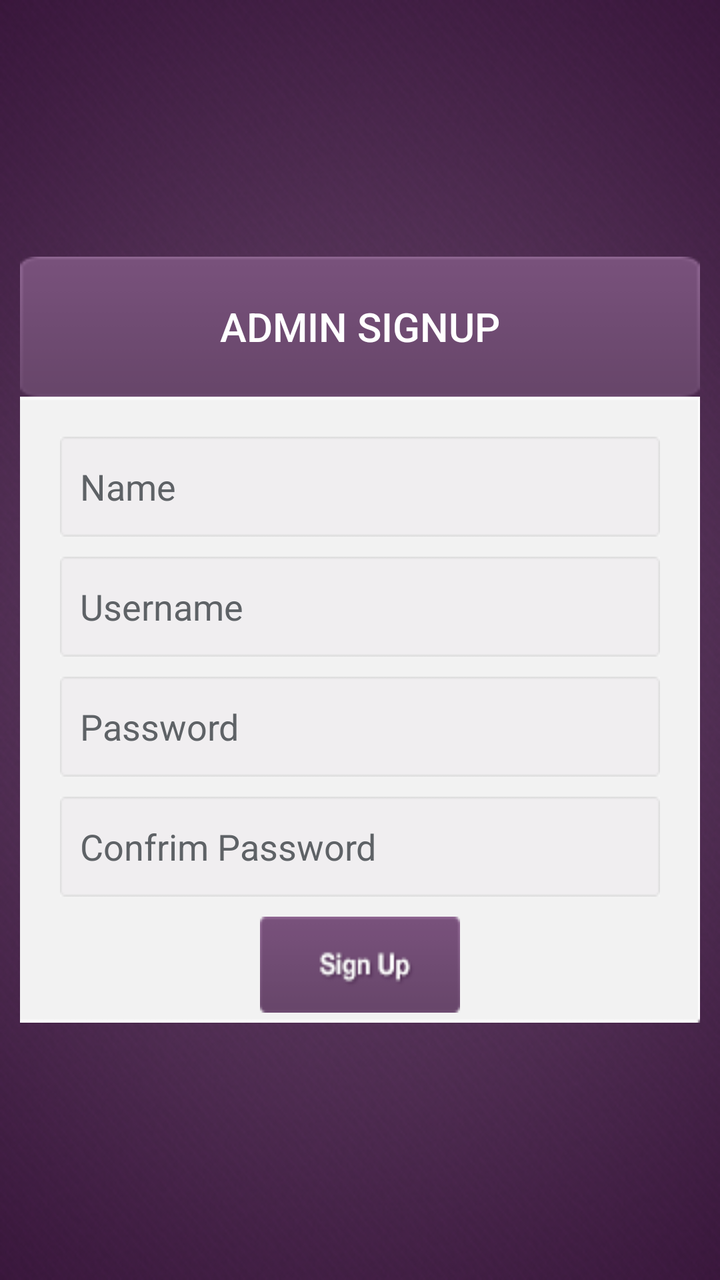
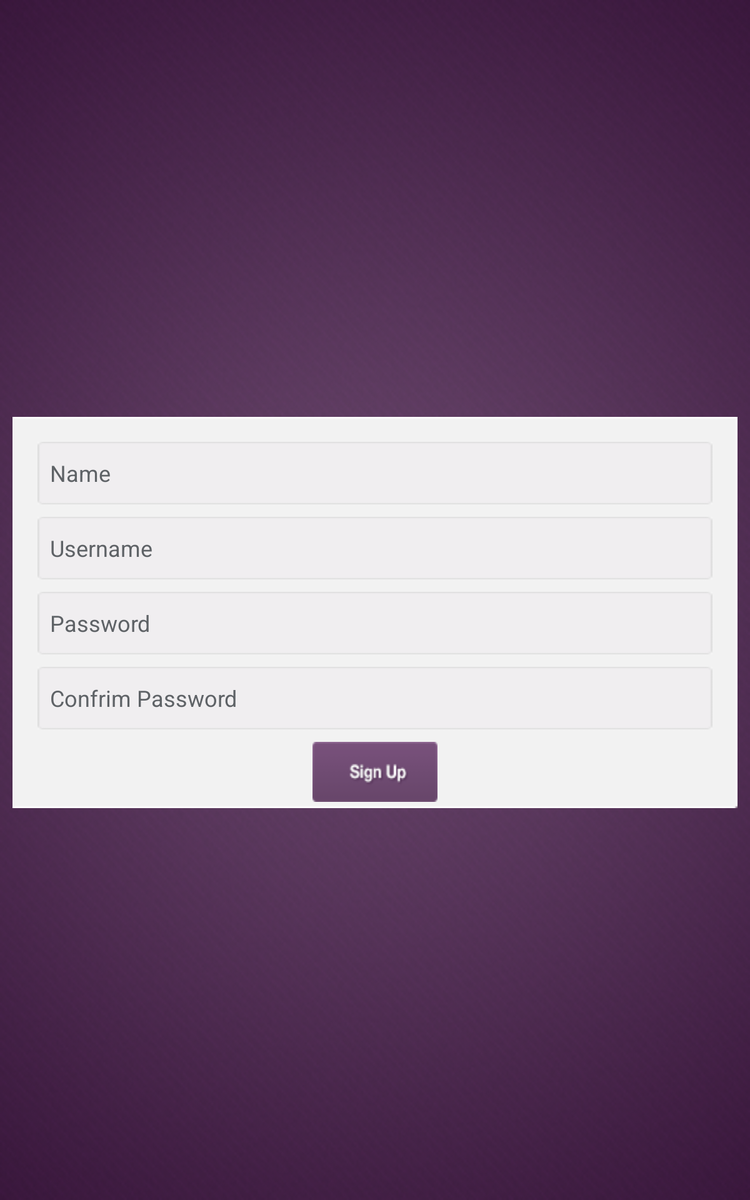

First picture: res/layout/ on a phone held upright. Second picture: the repository's own variant of that layout, on a device whose configuration matches the variant's folder. Source for both follows.
<!-- AndroidManifest.xml: application theme AppTheme -->
<!-- res/layout/activity_admin_signup.xml -->
<?xml version="1.0" encoding="utf-8"?>
<LinearLayout xmlns:android="http://schemas.android.com/apk/res/android"
    android:layout_width="fill_parent"
    android:layout_height="fill_parent"
    android:background="@drawable/back"
    android:gravity="center"
    android:orientation="vertical"
    android:padding="10dp">
    <Button
        android:layout_width="fill_parent"
        android:layout_height="70dp"
        android:background="@drawable/nbackground"
        android:text="Admin Signup"
        android:textColor="#ffffff"
        android:textSize="20sp" />
    <LinearLayout
        android:layout_width="fill_parent"
        android:layout_height="wrap_content"
        android:layout_gravity="center"

        android:background="@drawable/loginbackground"
        android:orientation="vertical"
        android:paddingLeft="20dp"
        android:paddingRight="20dp">


        <EditText
            android:id="@+id/name"
            android:layout_width="fill_parent"
            android:layout_height="wrap_content"
            android:layout_marginBottom="10dp"
            android:layout_marginTop="20dp"
            android:background="@drawable/emptyeditbox"
            android:hint="Name"
            android:inputType="textEmailAddress"
            android:padding="10dp"
            android:singleLine="true"
            android:textColor="@color/input_register"
            android:textColorHint="@color/input_register_hint" />


        <EditText
            android:id="@+id/username"
            android:layout_width="fill_parent"
            android:layout_height="wrap_content"
            android:layout_marginBottom="10dp"
            android:background="@drawable/emptyeditbox"
            android:hint="Username"
            android:inputType="textPassword"
            android:padding="10dp"
            android:singleLine="true"
            android:textColor="@color/input_register"
            android:textColorHint="@color/input_register_hint" />


        <EditText
            android:id="@+id/password"
            android:layout_width="fill_parent"
            android:layout_height="wrap_content"
            android:layout_marginBottom="10dp"
            android:background="@drawable/emptyeditbox"
            android:hint="Password"
            android:inputType="textPassword"
            android:padding="10dp"
            android:singleLine="true"
            android:textColor="@color/input_register"
            android:textColorHint="@color/input_register_hint" />


        <EditText
            android:id="@+id/confrimpass"
            android:layout_width="fill_parent"
            android:layout_height="wrap_content"
            android:layout_marginBottom="10dp"
            android:background="@drawable/emptyeditbox"
            android:hint="Confrim Password"
            android:inputType="textPassword"
            android:padding="10dp"
            android:singleLine="true"
            android:textColor="@color/input_register"
            android:textColorHint="@color/input_register_hint" />



        <Button
            android:id="@+id/btnRegister"
            android:layout_width="wrap_content"
            android:layout_height="wrap_content"

            android:layout_gravity="center_horizontal"
            android:layout_marginBottom="5dp"
            android:background="@drawable/signup"
            android:textColor="@color/white" />

        

    </LinearLayout>

</LinearLayout>
<!-- resources referenced by this layout -->
<resources>
  <color name="input_register">#888888</color>
  <color name="input_register_hint">#5e6266</color>
  <color name="white">#ffffff</color>
  <!-- drawable back: png bitmap (drawable, 182960 bytes) -->
  <!-- drawable emptyeditbox: png bitmap (drawable, 22927 bytes) -->
  <!-- drawable loginbackground: png bitmap (drawable, 23353 bytes) -->
  <!-- drawable nbackground: png bitmap (drawable, 23625 bytes) -->
  <!-- drawable signup: png bitmap (drawable, 24746 bytes) -->
  <style name="AppTheme" parent="Theme.AppCompat.Light.DarkActionBar">
          
      </style>
</resources>
<!-- res/layout-sw600dp/activity_admin_signup.xml (the repository's variant of the layout above) -->
<!-- drawn on a 7-inch tablet held upright -->
<?xml version="1.0" encoding="utf-8"?>
<LinearLayout xmlns:android="http://schemas.android.com/apk/res/android"
    android:layout_width="fill_parent"
    android:layout_height="fill_parent"
    android:background="@drawable/back"
    android:gravity="center"
    android:orientation="vertical"
    android:padding="10dp">

    <LinearLayout
        android:layout_width="fill_parent"
        android:layout_height="wrap_content"
        android:layout_gravity="center"
        android:layout_marginTop="20dp"
        android:background="@drawable/loginbackground"
        android:orientation="vertical"
        android:paddingLeft="20dp"
        android:paddingRight="20dp">


        <EditText
            android:id="@+id/name"
            android:layout_width="fill_parent"
            android:layout_height="wrap_content"
            android:layout_marginBottom="10dp"
            android:layout_marginTop="20dp"
            android:background="@drawable/emptyeditbox"
            android:hint="Name"
            android:inputType="textEmailAddress"
            android:padding="10dp"
            android:singleLine="true"
            android:textColor="@color/input_register"
            android:textColorHint="@color/input_register_hint" />


        <EditText
            android:id="@+id/username"
            android:layout_width="fill_parent"
            android:layout_height="wrap_content"
            android:layout_marginBottom="10dp"
            android:background="@drawable/emptyeditbox"
            android:hint="Username"
            android:inputType="textPassword"
            android:padding="10dp"
            android:singleLine="true"
            android:textColor="@color/input_register"
            android:textColorHint="@color/input_register_hint" />


        <EditText
            android:id="@+id/password"
            android:layout_width="fill_parent"
            android:layout_height="wrap_content"
            android:layout_marginBottom="10dp"
            android:background="@drawable/emptyeditbox"
            android:hint="Password"
            android:inputType="textPassword"
            android:padding="10dp"
            android:singleLine="true"
            android:textColor="@color/input_register"
            android:textColorHint="@color/input_register_hint" />


        <EditText
            android:id="@+id/confrimpass"
            android:layout_width="fill_parent"
            android:layout_height="wrap_content"
            android:layout_marginBottom="10dp"
            android:background="@drawable/emptyeditbox"
            android:hint="Confrim Password"
            android:inputType="textPassword"
            android:padding="10dp"
            android:singleLine="true"
            android:textColor="@color/input_register"
            android:textColorHint="@color/input_register_hint" />



        <Button
            android:id="@+id/btnRegister"
            android:layout_width="wrap_content"
            android:layout_height="wrap_content"

            android:layout_gravity="center_horizontal"
            android:layout_marginBottom="5dp"
            android:background="@drawable/signup"
            android:textColor="@color/white" />

        

    </LinearLayout>

</LinearLayout>
<!-- resources referenced by the variant -->
<!-- as a 7-inch tablet held upright resolves them -->
<resources>
  <color name="input_register">#888888</color>
  <color name="input_register_hint">#5e6266</color>
  <color name="white">#ffffff</color>
  <!-- drawable back: png bitmap (drawable, 182960 bytes) -->
  <!-- drawable emptyeditbox: png bitmap (drawable, 22927 bytes) -->
  <!-- drawable loginbackground: png bitmap (drawable, 23353 bytes) -->
  <!-- drawable signup: png bitmap (drawable, 24746 bytes) -->
  <style name="AppTheme" parent="Theme.AppCompat.Light.DarkActionBar">
          
      </style>
</resources>
